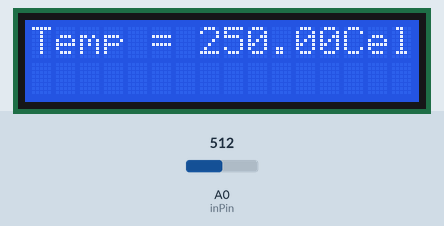
This sketch was run on a simulated Arduino Mega 2560, built with avr-gcc and run on an emulated ATmega2560. Shown: 16×2 character LCD. Inputs (shaded band) come from the test bench; at power-on: A0 (inPin) = 512.

Above: at 1.2 s.
1.3 s: A0 (inPin) set to 716
At 1.7 s:
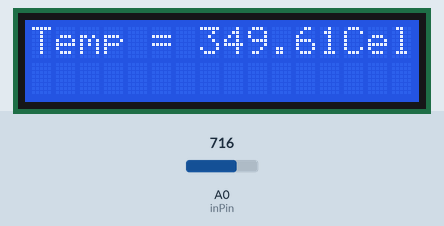
2.8 s: A0 (inPin) set to 900
At 3.3 s:
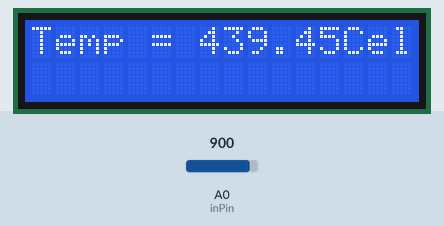
4.4 s: A0 (inPin) set to 1023
At 5.0 s:
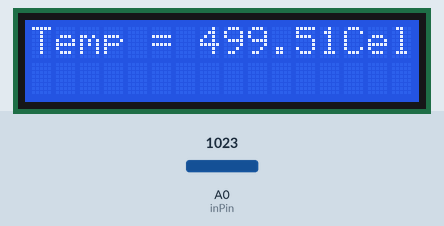
5.9 s: A0 (inPin) set to 22
At 6.4 s:
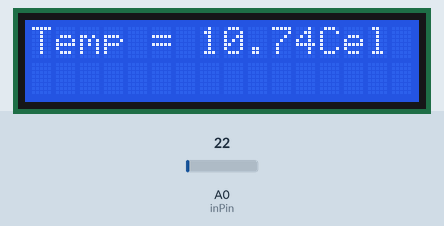
7.4 s: A0 (inPin) set to 19
At 8.9 s:
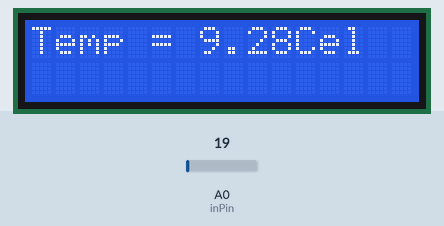
Timing chart, 0 to 9.9 s (numbered marks = the images above; inputs shaded):
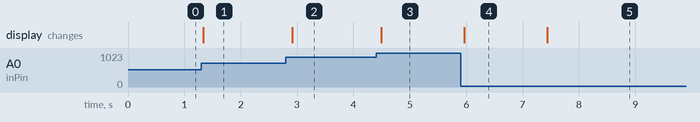

Measured:
- after the input at 1.3 s, the display: changes at once (image 1)
- after the input at 2.8 s, the display: changes after 0.11 s (image 2)
- after the input at 4.4 s, the display: changes after 0.09 s (image 3)
- after the input at 5.9 s, the display: changes after 0.06 s (image 4)
- after the input at 7.4 s, the display: changes at once (image 5)

The sketch:

tempraturefyp.ino
```cpp
#include<LiquidCrystal.h>
LiquidCrystal lcd(41,42,44,45,46,47);
const int inPin = 0;
void setup()
{
lcd.begin(16,2);
}
void loop()
{
int value = analogRead(inPin);
lcd.setCursor(0,1);
float millivolts = (value/1024.0)*5000;
float celsius = millivolts/10;
lcd.clear();
lcd.setCursor(0,0);
lcd.print("Temp = ");
lcd.print(celsius);
lcd.print("Cel");
delay(100);
lcd.setCursor(0,1);
}
```
